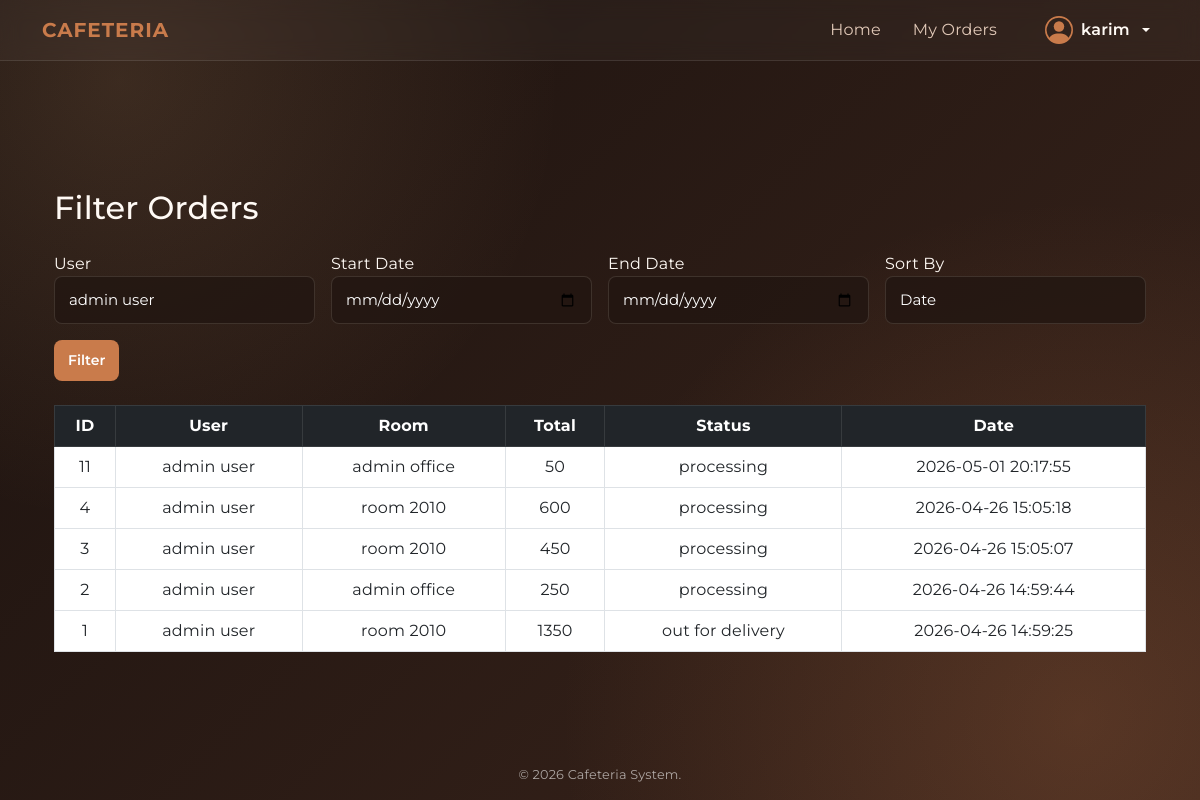
The page /admin/checks.php?user_id=1 (signed in) on the database its author committed.
### tables this page shows
CREATE TABLE orders (
    id INTEGER PRIMARY KEY AUTOINCREMENT,
    user_id INTEGER NOT NULL,
    room_id INTEGER NOT NULL, -- Exact delivery destination
    status TEXT DEFAULT 'processing',
    total_amount REAL NOT NULL,
    notes TEXT,
    created_at TEXT DEFAULT CURRENT_TIMESTAMP,
    FOREIGN KEY (user_id) REFERENCES users(id) ON DELETE CASCADE,
    FOREIGN KEY (room_id) REFERENCES rooms(id) ON DELETE SET NULL,
    CHECK (status IN ('processing', 'out for delivery', 'done', 'canceled'))
);

CREATE TABLE users (
    id INTEGER PRIMARY KEY AUTOINCREMENT,
    name TEXT NOT NULL,
    email TEXT UNIQUE NOT NULL,
    password TEXT NOT NULL,
    role TEXT DEFAULT 'customer',
    room_id INTEGER, -- Default room
    room_number TEXT,
    extension TEXT,
    profile_image TEXT,
    created_at TEXT DEFAULT CURRENT_TIMESTAMP,
    updated_at TEXT DEFAULT CURRENT_TIMESTAMP,
    FOREIGN KEY (room_id) REFERENCES rooms(id) ON DELETE SET NULL,
    CHECK (role IN ('admin', 'customer'))
);

### public/admin/checks.php (the view, shortened to what this page needs)
<?php
$db = (new Database())->connect();
$users = $db->query("SELECT id, name FROM users");
$user_id   = $_GET['user_id']   ?? '';
$startDate = $_GET['start_date'] ?? '';
$endDate   = $_GET['end_date']   ?? '';
$sort      = $_GET['sort']       ?? 'date';
$query = "
    SELECT
        orders.*,
        users.name AS user_name,
        rooms.name AS room_name
    FROM orders
    JOIN users ON orders.user_id = users.id
    JOIN rooms ON orders.room_id = rooms.id
    WHERE 1=1
";
$params = [];
if (!empty($user_id)) {
    $query .= " AND orders.user_id = :user_id";
    $params[':user_id'] = $user_id;
}
switch ($sort) {
    default:
        $query .= " ORDER BY orders.created_at DESC";
}
$stmt = $db->prepare($query);
$stmt->execute($params);
$orders = $stmt->fetchAll(PDO::FETCH_ASSOC);
include_once __DIR__ . '/../includes/header.php';
?>
<div class="container mt-5">
    <h2 class="mb-4">Filter Orders</h2>
    <form method="GET" class="row g-3 mb-4">
        <div class="col-md-3">
            <label>User</label>
            <select name="user_id" class="form-select">
                <?php foreach ($users as $user): ?>
                    <option value="<?= $user['id'] ?>"
                        <?= $user_id == $user['id'] ? 'selected' : '' ?>>
                        <?= $user['name'] ?>
                    </option>
                <?php endforeach; ?>
            </select>
        </div>
        <div class="col-md-3">
            <label>Start Date</label>
            <input type="date" name="start_date" class="form-control"
                   value="<?= $startDate ?>">
        </div>
        <div class="col-md-3">
            <label>End Date</label>
            <input type="date" name="end_date" class="form-control"
                   value="<?= $endDate ?>">
        </div>
        <div class="col-md-3">
            <label>Sort By</label>
            <select name="sort" class="form-select">
                <option value="date" <?= $sort == 'date' ? 'selected' : '' ?>>Date</option>
            </select>
        </div>
        <div class="col-12">
            <button type="submit" class="btn btn-primary">Filter</button>
        </div>
    </form>
    <table class="table table-bordered text-center">
        <thead class="table-dark">
            <tr>
                <th>ID</th>
                <th>User</th>
                <th>Room</th>
                <th>Total</th>
                <th>Status</th>
                <th>Date</th>
            </tr>
        </thead>
        <tbody>
            <?php if (empty($orders)): ?>
                <tr>
                    <td colspan="6">No results found</td>
                </tr>
            <?php else: ?>
                <?php foreach ($orders as $order): ?>
                    <tr>
                        <td><?= $order['id'] ?></td>
                        <td><?= $order['user_name'] ?></td>
                        <td><?= $order['room_name'] ?></td>
                        <td><?= $order['total_amount'] ?></td>
                        <td><?= $order['status'] ?></td>
                        <td><?= $order['created_at'] ?></td>
                    </tr>
                <?php endforeach; ?>
            <?php endif; ?>
        </tbody>
    </table>
</div>
<?php include_once __DIR__ . '/../includes/footer.php'; ?>

### public/css/style.css (style rules this page uses)
:root { --bg-start: #1b120f; --bg-end: #3a241b; --text-main: #fffaf5; --text-muted: #e1c9b8; --accent-primary: #c97b4b; --accent-primary-hover: #b8683a; --accent-secondary: #f0b67f; --accent-cream: #fff1e6; --coffee-dark: #231612; --coffee-mid: #5a3524; --glass-bg: rgba(35, 22, 18, 0.48); --glass-border: rgba(255, 241, 230, 0.14); }
* { margin: 0; padding: 0; box-sizing: border-box; font-family: 'Montserrat', sans-serif; }
body { background: radial-gradient(circle at 10% 10%, rgba(240, 182, 127, 0.14), transparent 34%), radial-gradient(circle at 90% 90%, rgba(201, 123, 75, 0.22), transparent 40%), linear-gradient(135deg, var(--bg-start) 0%, var(--bg-end) 100%); min-height: 100vh; color: var(--text-main); letter-spacing: 0.2px; }
.form-control, .form-select { background: rgba(35, 22, 18, 0.82); border: 1px solid rgba(255, 241, 230, 0.12); padding: 12px 14px; border-radius: 8px; color: #ffffff; font-size: 15px; outline: none; transition: all 0.3s ease; }
.form-control::placeholder { color: rgba(255, 255, 255, 0.4); }
.btn { background: var(--accent-primary); color: #ffffff; border: none; padding: 10px 14px; border-radius: 8px; font-size: 14px; font-weight: 600; cursor: pointer; transition: background 0.25s ease, transform 0.1s ease, box-shadow 0.25s ease; }

### rows shown on the page
orders: id "11", user.name "admin user", room_name "admin office", total_amount "50", status "processing", created_at "2026-05-01 20:17:55"
orders: id "4", user.name "admin user", room_name "room 2010", total_amount "600", status "processing", created_at "2026-04-26 15:05:18"
orders: id "3", user.name "admin user", room_name "room 2010", total_amount "450", status "processing", created_at "2026-04-26 15:05:07"
orders: id "2", user.name "admin user", room_name "admin office", total_amount "250", status "processing", created_at "2026-04-26 14:59:44"
orders: id "1", user.name "admin user", room_name "room 2010", total_amount "1350", status "out for delivery", created_at "2026-04-26 14:59:25"

### other values the page prints
$_SESSION['user_name'] "karim"
form field user_id "admin user"
